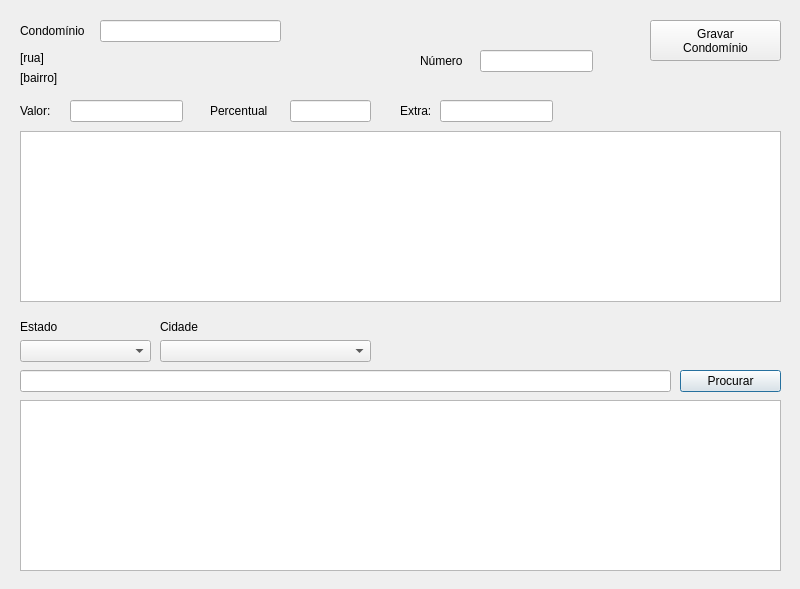
<?xml version="1.0" encoding="UTF-8"?>
<ui version="4.0">
 <class>Condominio</class>
 <widget class="QDialog" name="Condominio">
  <property name="geometry">
   <rect>
    <x>0</x>
    <y>0</y>
    <width>800</width>
    <height>589</height>
   </rect>
  </property>
  <property name="windowTitle">
   <string>Cadastro de Condomínios</string>
  </property>
  <widget class="QLabel" name="label">
   <property name="geometry">
    <rect>
     <x>20</x>
     <y>20</y>
     <width>81</width>
     <height>21</height>
    </rect>
   </property>
   <property name="text">
    <string>Condomínio</string>
   </property>
  </widget>
  <widget class="QLabel" name="label_3">
   <property name="geometry">
    <rect>
     <x>420</x>
     <y>50</y>
     <width>59</width>
     <height>21</height>
    </rect>
   </property>
   <property name="text">
    <string>Número</string>
   </property>
  </widget>
  <widget class="QLabel" name="label_rua">
   <property name="geometry">
    <rect>
     <x>20</x>
     <y>50</y>
     <width>361</width>
     <height>16</height>
    </rect>
   </property>
   <property name="text">
    <string>[rua]</string>
   </property>
  </widget>
  <widget class="QTableView" name="tableView_condominio">
   <property name="geometry">
    <rect>
     <x>20</x>
     <y>131</y>
     <width>761</width>
     <height>171</height>
    </rect>
   </property>
  </widget>
  <widget class="QComboBox" name="comboBox_estados">
   <property name="geometry">
    <rect>
     <x>20</x>
     <y>340</y>
     <width>131</width>
     <height>22</height>
    </rect>
   </property>
  </widget>
  <widget class="QLabel" name="label_14">
   <property name="geometry">
    <rect>
     <x>160</x>
     <y>320</y>
     <width>59</width>
     <height>14</height>
    </rect>
   </property>
   <property name="text">
    <string>Cidade</string>
   </property>
  </widget>
  <widget class="QComboBox" name="comboBox_cidade">
   <property name="geometry">
    <rect>
     <x>160</x>
     <y>340</y>
     <width>211</width>
     <height>22</height>
    </rect>
   </property>
  </widget>
  <widget class="QLineEdit" name="lineEdit_procurarua">
   <property name="geometry">
    <rect>
     <x>20</x>
     <y>370</y>
     <width>651</width>
     <height>22</height>
    </rect>
   </property>
   <property name="toolTip">
    <string>&lt;html&gt;&lt;head/&gt;&lt;body&gt;&lt;p&gt;Entre com bairro ou rua&lt;/p&gt;&lt;/body&gt;&lt;/html&gt;</string>
   </property>
   <property name="clearButtonEnabled">
    <bool>true</bool>
   </property>
  </widget>
  <widget class="QTableView" name="tableView_enderecos">
   <property name="geometry">
    <rect>
     <x>20</x>
     <y>400</y>
     <width>761</width>
     <height>171</height>
    </rect>
   </property>
  </widget>
  <widget class="QPushButton" name="pushButton_procurar">
   <property name="geometry">
    <rect>
     <x>680</x>
     <y>370</y>
     <width>101</width>
     <height>22</height>
    </rect>
   </property>
   <property name="text">
    <string>Procurar</string>
   </property>
  </widget>
  <widget class="QLabel" name="label_15">
   <property name="geometry">
    <rect>
     <x>20</x>
     <y>320</y>
     <width>59</width>
     <height>14</height>
    </rect>
   </property>
   <property name="text">
    <string>Estado</string>
   </property>
  </widget>
  <widget class="QLabel" name="label_4">
   <property name="geometry">
    <rect>
     <x>20</x>
     <y>100</y>
     <width>41</width>
     <height>21</height>
    </rect>
   </property>
   <property name="text">
    <string>Valor:</string>
   </property>
  </widget>
  <widget class="QLabel" name="label_5">
   <property name="geometry">
    <rect>
     <x>210</x>
     <y>100</y>
     <width>81</width>
     <height>21</height>
    </rect>
   </property>
   <property name="text">
    <string>Percentual</string>
   </property>
  </widget>
  <widget class="QLabel" name="label_6">
   <property name="geometry">
    <rect>
     <x>400</x>
     <y>100</y>
     <width>41</width>
     <height>21</height>
    </rect>
   </property>
   <property name="text">
    <string>Extra:</string>
   </property>
  </widget>
  <widget class="QLineEdit" name="lineEdit_valor">
   <property name="geometry">
    <rect>
     <x>70</x>
     <y>100</y>
     <width>113</width>
     <height>22</height>
    </rect>
   </property>
  </widget>
  <widget class="QLineEdit" name="lineEdit_perc">
   <property name="geometry">
    <rect>
     <x>290</x>
     <y>100</y>
     <width>81</width>
     <height>22</height>
    </rect>
   </property>
  </widget>
  <widget class="QLineEdit" name="lineEdit_extra">
   <property name="geometry">
    <rect>
     <x>440</x>
     <y>100</y>
     <width>113</width>
     <height>22</height>
    </rect>
   </property>
  </widget>
  <widget class="QLineEdit" name="lineEdit_numero">
   <property name="geometry">
    <rect>
     <x>480</x>
     <y>50</y>
     <width>113</width>
     <height>22</height>
    </rect>
   </property>
  </widget>
  <widget class="QLineEdit" name="lineEdit_nome">
   <property name="geometry">
    <rect>
     <x>100</x>
     <y>20</y>
     <width>181</width>
     <height>22</height>
    </rect>
   </property>
  </widget>
  <widget class="QPushButton" name="pushButton_gravar">
   <property name="geometry">
    <rect>
     <x>650</x>
     <y>20</y>
     <width>131</width>
     <height>41</height>
    </rect>
   </property>
   <property name="text">
    <string>Gravar
Condomínio</string>
   </property>
  </widget>
  <widget class="QLabel" name="label_bairro">
   <property name="geometry">
    <rect>
     <x>20</x>
     <y>70</y>
     <width>201</width>
     <height>16</height>
    </rect>
   </property>
   <property name="text">
    <string>[bairro]</string>
   </property>
  </widget>
 </widget>
 <resources/>
 <connections/>
</ui>
